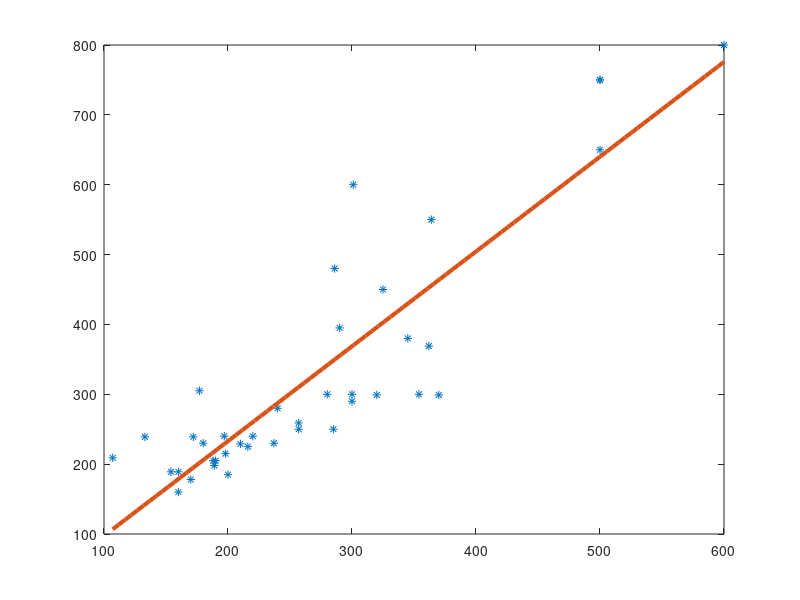

Reproduce this figure in MATLAB.
##cargar datos de entrenamiento
data=load("escazu.dat");

##separar el vector àrea
area=data(:,1);

##separar el vector precio
precio=data(:,4);

## Extraiga min-max de áreas y precio
amin=min(area);
amax=max(area);

pmax=max(precio);
pmin=min(precio);

## Use las ecuaciones normales para calcular los parámetros de
## regresión lineal

x= [ones((rows(area)),1),area];
theta=inv(x'*x)*x'*precio;

## Grafique los puntos originales y la recta de regresión lineal con
## al menos 100 puntos

a=linspace(amin,amax,100);
aa=[ones((rows(a')),1),a'];

## puntos "soluciòn"

pp=aa*theta;

#figure=(1, "name", "Regresiòn Lineal");

plot(area, precio, "*");

hold on;

plot(a', pp, "linewidth",3);

hold on;
